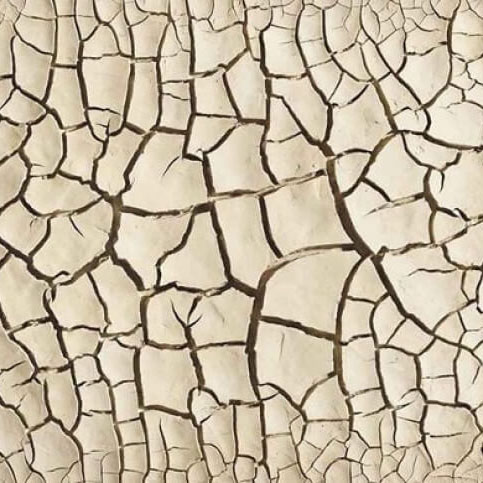
#> input picture square_image.jpg, 483 x 483 px
$ python Test7.py
#> lines starting #> are read from the running program, lines starting #| are printed output that depends on the picture; after the words box and inside, x2 and y2 are one past the last pixel; in counts of white or black regions, pixels touching at a corner belong together
import cv2
import numpy as np
from itertools import combinations

debug = True

# ---------------------- CONFIG ----------------------------------------
USE_STATIC_IMAGE = True           # True → load STATIC_IMAGE_PATH once
STATIC_IMAGE_PATH = "img1.png"
CAMERA_INDEX      = 1              # ignored when USE_STATIC_IMAGE = True

TEXTURE_PATH      = "square_image.jpg"

H_CP_PATH         = "H_cp.npy"     # camera→projector homography
PROJ_SIZE         = (1280, 720)    # projector resolution  (w, h)

# where the projector’s desktop starts (pixels, relative to primary)
PROJ_X_OFFSET     = 1920           # example: primary width = 1920
PROJ_Y_OFFSET     = 0
# ----------------------------------------------------------------------

# ----------------------- Low-level helpers ----------------------------
def process_edges(image, low_threshold=50, high_threshold=200):
    """
    Takes an image and returns an edge image using the Canny edge detector.
    """
    if len(image.shape) == 3:
        gray = cv2.cvtColor(image, cv2.COLOR_BGR2GRAY)
    else:
        gray = image.copy()
    edged = cv2.Canny(gray, low_threshold, high_threshold)
    return edged

def extract_points_from_lines(edge_image, min_line_length=50, max_line_gap=10):
    """
    Detects line segments using probabilistic Hough transform and extracts endpoints.
    """
    lines = cv2.HoughLinesP(edge_image, 1, np.pi / 180, threshold=80,
                            minLineLength=min_line_length, maxLineGap=max_line_gap)
    points = []
    if lines is not None:
        for line in lines:
            x1, y1, x2, y2 = line[0]
            points.append((x1, y1))
            points.append((x2, y2))
    points = np.array(points)
    unique_points = []
    tol = 5  # tolerance in pixels
    for pt in points:
        if not any(np.linalg.norm(np.array(pt) - np.array(up)) < tol for up in unique_points):
            unique_points.append(tuple(pt))
    return unique_points

def clean_points(points, desired_range=(4, 7)):
    """
    Reduces a list of points to a set within the desired range using k-means clustering.
    """
    num_points = len(points)
    min_pts, max_pts = desired_range
    target = min(max(min_pts, num_points // 2), max_pts)

    points_np = np.float32(points)
    criteria = (cv2.TERM_CRITERIA_EPS + cv2.TERM_CRITERIA_MAX_ITER, 100, 0.2)
    if num_points > target:
        ret, labels, centers = cv2.kmeans(points_np, target, None, criteria, 10, cv2.KMEANS_RANDOM_CENTERS)
        cleaned_points = [tuple(center) for center in centers]
    else:
        cleaned_points = points
    return cleaned_points

def order_points_clockwise(pts):
    """
    Reorders an array of 4 points (shape (4,2)) into clockwise order.
    """
    # Compute the centroid
    center = np.mean(pts, axis=0)
    # Sort based on angle relative to the centroid.
    # Using reverse=True to have a clockwise order.
    sorted_pts = sorted(pts, key=lambda pt: np.arctan2(pt[1] - center[1], pt[0] - center[0]), reverse=True)
    return np.array(sorted_pts, dtype=np.float32)

def is_opposite_edges_parallel(ordered_quad, threshold_deg=15):
    """
    Checks if opposite edges of a 4‑point polygon (in CW order) are parallel or anti‑parallel
    within the given angular threshold.
    """
    # Build normalized edge vectors
    edges = []
    for i in range(4):
        v = ordered_quad[(i+1)%4] - ordered_quad[i]
        norm = np.linalg.norm(v) + 1e-6
        edges.append(v / norm)

    # Opposite edges are 0↔2 and 1↔3
    dot02 = abs(np.dot(edges[0], edges[2]))
    dot13 = abs(np.dot(edges[1], edges[3]))

    # Convert to deviation angle from perfect parallelism
    ang02 = np.degrees(np.arccos(np.clip(dot02, -1.0, 1.0)))
    ang13 = np.degrees(np.arccos(np.clip(dot13, -1.0, 1.0)))

    return (ang02 < threshold_deg) and (ang13 < threshold_deg)


def create_quadrilaterals(points, parallel_threshold=15, max_candidates=3):
    """
    From 4-7 points, test all 4-point combinations and return only those that form
    convex quadrilaterals with opposite edges parallel (or anti‑parallel) within a threshold.
    Finally, select the `max_candidates` quads with the smallest area.

    Parameters:
        points (list of tuple): List of (x, y) points.
        parallel_threshold (float): Max angle (degrees) between opposite edges.
        max_candidates (int): How many smallest-area quads to return.

    Returns:
        quad_list (list of np.ndarray): Up to `max_candidates` 4×2 quads in CW order.
        count (int): Number of quads returned.
    """
    valid_quads = []

    # 1) Generate all 4‑point combinations
    for comb in combinations(points, 4):
        quad = np.array(comb, dtype=np.float32)
        ordered_quad = order_points_clockwise(quad)

        # 2) Convexity check
        if not cv2.isContourConvex(ordered_quad):
            continue

        # 3) Parallel‑edge check
        if not is_opposite_edges_parallel(ordered_quad, threshold_deg=parallel_threshold):
            continue

        # 4) Compute area and store
        area = cv2.contourArea(ordered_quad)
        valid_quads.append((area, ordered_quad))

    # 5) Sort by area, ascending, and keep only the smallest max_candidates
    valid_quads.sort(key=lambda x: x[0])
    selected = valid_quads[:max_candidates]

    # 6) Extract just the quad arrays
    quad_list = [quad for (_, quad) in selected]

    return quad_list, len(quad_list)


def compute_homography_from_image(square_img, quad_points):
    """
    Computes a 3×3 homography mapping the corners of `square_img` onto `quad_points`.

    Parameters:
        square_img   : numpy.ndarray   your source image (square or rectangle)
        quad_points  : array‑like of shape (4,2)  the destination quadrilateral, in the same
                       clockwise order as src_pts below

    Returns:
        H : 3×3 homography matrix
    """
    h, w = square_img.shape[:2]

    # define the four corners of the source image in pixel coords
    src_pts = np.array([
        [0,   0   ],   # top‑left
        [w-1, 0   ],   # top‑right
        [w-1, h-1 ],   # bottom‑right
        [0,   h-1 ]    # bottom‑left
    ], dtype=np.float32)

    # make sure your quad_points are also in the same (clockwise) order:
    dst_pts = np.array(quad_points, dtype=np.float32)

    # compute the homography
    H = cv2.getPerspectiveTransform(src_pts, dst_pts)
    return H


def apply_homography(H, workspace, square_img):
    """
    Warps the square_img using homography H into a new image of workspace size.
    The non-transformed background remains black.
    """
    ws_width, ws_height = workspace
    warped = np.zeros((ws_height, ws_width, 3), dtype=np.uint8)
    transformed = cv2.warpPerspective(square_img, H, (ws_width, ws_height),
                                       borderMode=cv2.BORDER_CONSTANT, borderValue=(0, 0, 0))
    mask = cv2.cvtColor(transformed, cv2.COLOR_BGR2GRAY) > 0
    warped[mask] = transformed[mask]
    return warped

def combine_images(image_list):
    """
    Combines multiple images (of the same size) by summing their non-black pixels.
    """
    if len(image_list) == 0:
        return None
    combined = np.zeros_like(image_list[0], dtype=np.float32)
    for img in image_list:
        if img is None:
            continue
        gray = cv2.cvtColor(img, cv2.COLOR_BGR2GRAY)
        mask = gray > 0
        for c in range(3):
            combined[:, :, c][mask] += img[:, :, c][mask]
    combined = np.clip(combined, 0, 255).astype(np.uint8)
    return combined


#------------------------------------------------------MAIN
def main():
    # Load resources ---------------------------------------------------
    H_cp = np.load(H_CP_PATH)  # Load the camera-to-projector homography matrix
#> (reads H_cp.npy from the repository)
    texture = cv2.imread(TEXTURE_PATH)  # Read the texture image
#> texture is the input picture: shape (483, 483, 3); mean B, G, R 163.9, 186.2, 199.1
    if texture is None:
        raise IOError(f"Cannot load texture '{TEXTURE_PATH}'")

    # Projector output window -----------------------------------------
    cv2.namedWindow("ProjectorOut", cv2.WINDOW_NORMAL)
    cv2.moveWindow("ProjectorOut", PROJ_X_OFFSET, PROJ_Y_OFFSET)
    cv2.setWindowProperty("ProjectorOut", cv2.WND_PROP_FULLSCREEN, cv2.WINDOW_FULLSCREEN)

    # Choose input source (static image or live camera feed) -----------
    if USE_STATIC_IMAGE:
        frame = cv2.imread(STATIC_IMAGE_PATH)
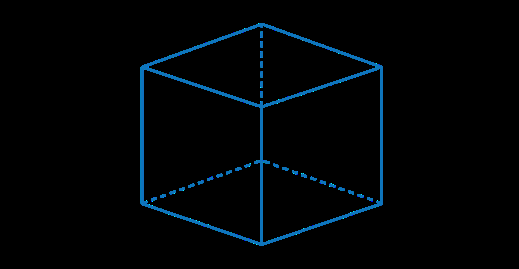
#> input picture img1.png, 519 x 269 px
#> frame is the input picture: shape (269, 519, 3); mean B, G, R 6.3, 3.9, 0.4
        if frame is None:
            raise IOError(f"Cannot load '{STATIC_IMAGE_PATH}'")
        frames = [frame]  # single iteration list for static image
        cap = None
    else:
        cap = cv2.VideoCapture(CAMERA_INDEX, cv2.CAP_DSHOW)
        if not cap.isOpened():
            raise IOError(f"Camera #{CAMERA_INDEX} not accessible")
        frames = iter(lambda: cap.read()[1], None)

    try:
        for frame in frames:
            if frame is None:
                break

            # Process the edges and extract points from the current frame
            edges = process_edges(frame)  # Process the edges in the current frame
            cv2.imshow("ProjectorOut", edges)
            pts = clean_points(extract_points_from_lines(edges))  # Clean extracted points

            # Detect candidate quadrilaterals from the edge points
            quads, num_quads = create_quadrilaterals(pts)  # Detect quadrilaterals
            if num_quads == 0:
                continue  # Skip frames with no valid quadrilaterals

            # Warp the texture onto each detected quadrilateral
            warped = [apply_homography(compute_homography_from_image(texture, q), frame.shape[1::-1], texture) for q in quads]
            montage = combine_images(warped)  # Combine the warped images into a montage
            if montage is None:
                continue

            # Project the combined image to the projector space using the homography matrix
            proj_img = cv2.warpPerspective(montage, H_cp, PROJ_SIZE)

            # Display the projected image on the projector
            cv2.imshow("ProjectorOut", proj_img)
            cv2.imshow("CameraView", frame)  # Display the original camera feed
            cv2.imshow("Edges", edges)  # Display the edges for debugging

            # Allow user to quit by pressing 'q'
            if cv2.waitKey(1) & 0xFF == ord('q'):
                break

            # If using a static image, display once and quit
            if USE_STATIC_IMAGE:
                cv2.waitKey(0)
                break
#> this loop made 1 pass; (key q is pressed on pass 1)
#> (tol in extract_points_from_lines, num_points in clean_points, min_pts in clean_points, max_pts in clean_points, target in clean_points, criteria in clean_points, ret in clean_points, labels in clean_points) on pass 1: (5, 16, 4, 7, 7, (3, 100, 0.2), 284, [5, 2, 1, 4, 3, 0, 3, 0, 0, 2, 6, 4, 6, 4, 3, 5])
#> pass 1, in process_edges, `gray = cv2.cvtColor(image, cv2.COLOR_BGR2GRAY)`:
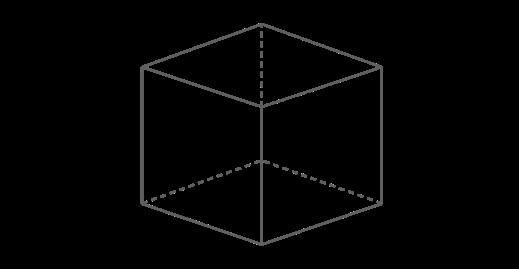
#> gray: shape (269, 519); min 0, max 179, mean 3.2
#> pass 1, in process_edges, `edged = cv2.Canny(gray, low_threshold, high_threshold)`:
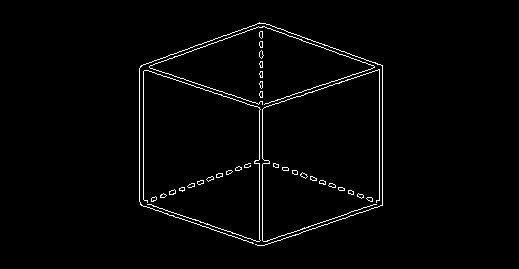
#> edged: shape (269, 519); 2% white in thin lines or dots, all inside (x1, y1, x2, y2) = (139, 22, 383, 246)
#> pass 1, in apply_homography, `transformed = cv2.warpPerspective(square_img, H, (ws_width, ws_height)..`:
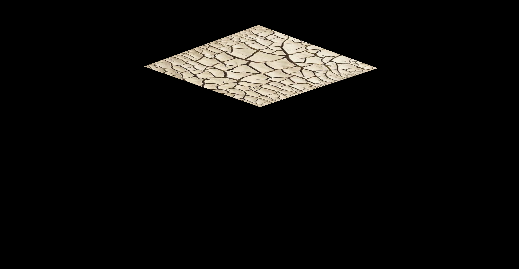
#> transformed: shape (269, 519, 3); mean B, G, R 11.3, 12.8, 13.7
#> pass 1, in apply_homography, `mask = cv2.cvtColor(transformed, cv2.COLOR_BGR2GRAY) > 0`:
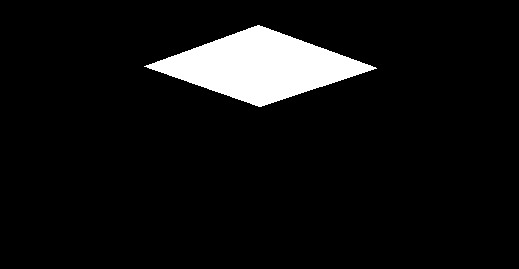
#> mask: shape (269, 519) bool; 6.9% white; 1 white region, box (x1, y1, x2, y2) and area: (144, 25, 377, 107) 9643
#> after the loop:
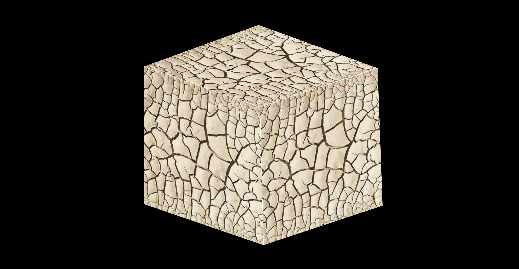
#> montage: shape (269, 519, 3); mean B, G, R 49.7, 56.4, 60.3
    finally:
        if cap is not None:
            cap.release()  # Release the camera
        cv2.destroyAllWindows()  # Close all OpenCV windows

if __name__ == "__main__":
    main()
